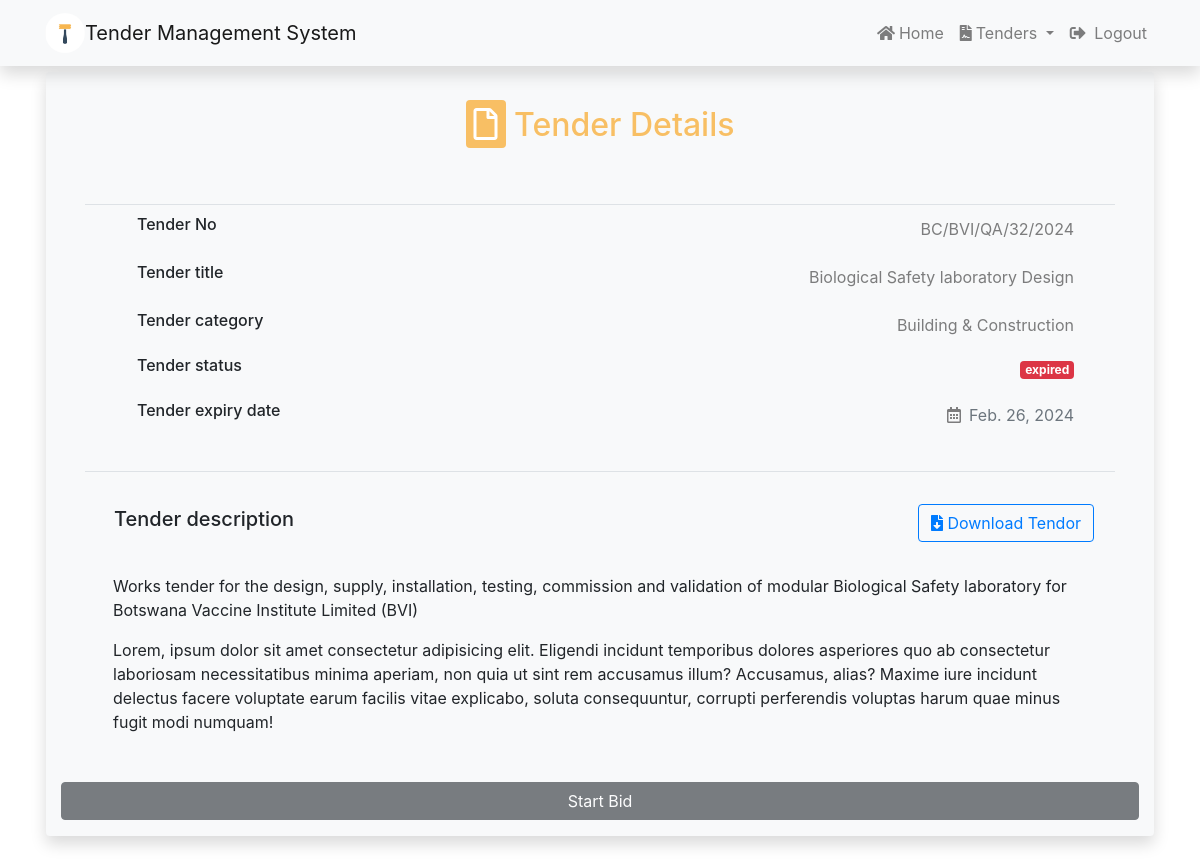
The app's page /tenders/3 (signed in) with its own data.
### tender/models.py (models this page shows, shortened)
class Tender(models.Model):
    status_choices = [
        ('assigned', 'Assigned'),
        ('available', 'Available'),
        ('expired', 'Expired'),
    ]
    tender_no = models.CharField(max_length=20, unique=True)
    title = models.CharField(max_length=200)
    description = models.TextField()
    category = models.ForeignKey(Category, on_delete=models.DO_NOTHING)
    location = models.CharField(max_length=100)
    created_at = models.DateTimeField(auto_now_add=True)
    updated_at = models.DateTimeField(auto_now=True)
    status = models.CharField(max_length=20, choices=status_choices, default='available')
    document = models.FileField(upload_to='tender_documents/')
    publisher = models.ForeignKey(User, on_delete=models.PROTECT,related_name='owned_tenders')
    winner = models.ForeignKey(User, on_delete=models.PROTECT, null=True, blank=True, related_name='won_tenders')
    watchers = models.ManyToManyField(User, related_name='watchlist', blank=True)
    due_date = models.DateField()

class Category(models.Model):
    name = models.CharField(max_length=100)
    icon = models.CharField(max_length=100)

### tender/views.py (the view)
# urls.py: path('<int:tenderID>', views.tender_details, name='tender'),
@login_required
def tender_details(request, tenderID):
    tender=get_object_or_404(Tender, pk=tenderID)
    context ={
        'Tender':tender
    }
    return render(request,'tenders/tender.html',context)

### templates/tenders/tender.html (shortened to what this page needs)
{%extends 'base.html'%} {% block content%} {%if user.is_authenticated%}
<div class="container mt-2 p-3">
  <div class="container my-5 rounded mx-auto bg-light shadow">
    <div class="row m-1 p-4">
      <div class="col">
        <div
          class="p-1 h2 text-center mx-auto display-inline-block"
          style="color: #f8bf64"
        >
          <i
            class="far fa-file text-white rounded p-2"
            style="background-color: #f8bf64"
          ></i>
          <span>Tender Details</span>
        </div>
      </div>
    </div>
    <div class="p-2 mx-4 border-black-25 border-bottom"></div>
    <div class="row mx-1 px-5 pb-3 w-80">
      <div class="col mx-auto">
        <div class="row px-3 align-items-center todo-item rounded">
          <div class="col px-1 m-1 d-flex align-items-center">
            <h6>Tender No</h6>
          </div>
          <div class="col-auto m-1 p-0 todo-actions">
            <div class="row todo-created-info">
              <div class="col-auto d-flex align-items-center pr-2">
                <label class="date-label my-2 text-black-50"
                  >{{Tender.tender_no}}</label
                >
              </div>
            </div>
          </div>
        </div>
        <div class="row px-3 align-items-center todo-item rounded">
          <div class="col px-1 m-1 d-flex align-items-center">
            <h6>Tender title</h6>
          </div>
          <div class="col-auto m-1 p-0 todo-actions">
            <div class="row todo-created-info">
              <div class="col-auto d-flex align-items-center pr-2">
                <label class="date-label my-2 text-black-50"
                  >{{Tender.title}}</label
                >
              </div>
            </div>
          </div>
        </div>
        <div class="row px-3 align-items-center todo-item rounded">
          <div class="col px-1 m-1 d-flex align-items-center">
            <h6>Tender category</h6>
          </div>
          <div class="col-auto m-1 p-0 todo-actions">
            <div class="row todo-created-info">
              <div class="col-auto d-flex align-items-center pr-2">
                <label class="date-label my-2 text-black-50"
                  >{{Tender.category.name}}</label
                >
              </div>
            </div>
          </div>
        </div>
        <div class="row px-3 align-items-center todo-item rounded">
          <div class="col px-1 m-1 d-flex align-items-center">
            <h6>Tender status</h6>
          </div>
          <div class="col-auto m-1 p-0 todo-actions">
            <div class="row todo-created-info">
              <div class="col-auto d-flex align-items-center pr-2">
                {%if Tender.status == 'available'%}
                <label class="date-label my-2 text-white badge badge-success"
                  >{{Tender.status}}</label
                >
                {%elif Tender.status == 'assigned'%}
                <label class="date-label my-2 text-white badge badge-secondary"
                  >{{Tender.status}}</label
                >
                {%else%}
                <label class="date-label my-2 text-white badge badge-danger"
                  >{{Tender.status}}</label
                >
                {%endif%}
              </div>
            </div>
          </div>
        </div>
        <div class="row px-3 align-items-center todo-item rounded">
          <div class="col px-1 m-1 d-flex align-items-center">
            <h6>Tender expiry date</h6>
          </div>
          <div class="col-auto m-1 p-0 todo-actions">
            <div class="row todo-created-info">
              <div class="col-auto d-flex align-items-center pr-2">
                <i class="far fa-calendar-alt my-2 px-2 text-black-50"></i>
                <label class="my-2 text-muted">{{Tender.due_date}}</label>
              </div>
            </div>
          </div>
        </div>
      </div>
    </div>
    <div class="p-2 mx-4 border-black-25 border-bottom"></div>
    <div class="container mx-1 px-5 py-3">
      <div
        class="row align-items-center justify-content-between bg-light p-3 mb-3"
      >
        <h5>Tender description</h5>
        <div class="">
          <a
            type="button"
            class="btn btn-outline-primary"
            href="{{Tender.document.url}}"
          >
            <i class="fas fa-file-download"></i> Download Tendor
          </a>
        </div>
      </div>
      <p>{{Tender.description}}</p>
      <p>
        Lorem, ipsum dolor sit amet consectetur adipisicing elit. Eligendi
        incidunt temporibus dolores asperiores quo ab consectetur laboriosam
        necessitatibus minima aperiam, non quia ut sint rem accusamus illum?
        Accusamus, alias? Maxime iure incidunt delectus facere voluptate earum
        facilis vitae explicabo, soluta consequuntur, corrupti perferendis
        voluptas harum quae minus fugit modi numquam!
      </p>
    </div>
    <div class="row py-3">
      <div class="col-md-12">
        {%if Tender.status == 'assigned' or Tender.status == 'expired' %}
        <button
          type="button"
          class="btn btn-dark btn-block"
          disabled
          style="cursor: not-allowed"
          data-toggle="tooltip"
          data-placement="top"
          title="Tender has expired or has been assigned"
        >
          Start Bid
        </button>
        {%endif%}
      </div>
    </div>
  </div>
</div>
{%endif%} {%endblock%}

### records on screen
Tender: tender_no "BC/BVI/QA/32/2024", title "Biological Safety laboratory Design", category.name "Building & Construction", status "expired", due_date "Feb. 26, 2024", description "Works tender for the design, supply, installation, testing, commission and validation of modular Biological Safety laboratory for Botswana Vaccine Institute Limited (BVI)"
